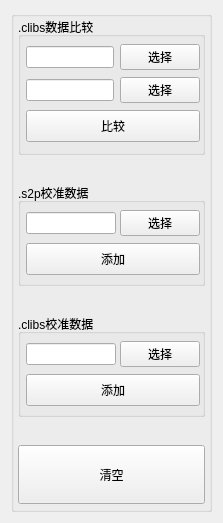
<?xml version="1.0" encoding="UTF-8"?>
<ui version="4.0">
 <class>CalDifferControlPane</class>
 <widget class="QWidget" name="CalDifferControlPane">
  <property name="geometry">
   <rect>
    <x>0</x>
    <y>0</y>
    <width>223</width>
    <height>523</height>
   </rect>
  </property>
  <property name="windowTitle">
   <string>Form</string>
  </property>
  <property name="styleSheet">
   <string notr="true">font: 12pt &quot;楷体&quot;;</string>
  </property>
  <layout class="QGridLayout" name="gridLayout_3">
   <item row="0" column="0">
    <widget class="QGroupBox" name="groupBox">
     <property name="title">
      <string/>
     </property>
     <layout class="QVBoxLayout" name="verticalLayout" stretch="4,3,3,1">
      <property name="spacing">
       <number>28</number>
      </property>
      <property name="leftMargin">
       <number>4</number>
      </property>
      <property name="topMargin">
       <number>0</number>
      </property>
      <property name="rightMargin">
       <number>4</number>
      </property>
      <property name="bottomMargin">
       <number>5</number>
      </property>
      <item>
       <widget class="QGroupBox" name="groupBox_2">
        <property name="title">
         <string>.clibs数据比较</string>
        </property>
        <layout class="QGridLayout" name="gridLayout">
         <property name="leftMargin">
          <number>5</number>
         </property>
         <property name="topMargin">
          <number>0</number>
         </property>
         <property name="rightMargin">
          <number>2</number>
         </property>
         <property name="bottomMargin">
          <number>0</number>
         </property>
         <property name="verticalSpacing">
          <number>0</number>
         </property>
         <item row="2" column="0" colspan="2">
          <widget class="QPushButton" name="pushButton_cpmpare">
           <property name="minimumSize">
            <size>
             <width>0</width>
             <height>32</height>
            </size>
           </property>
           <property name="text">
            <string>比较</string>
           </property>
          </widget>
         </item>
         <item row="1" column="1">
          <widget class="QPushButton" name="pushButton_file2">
           <property name="text">
            <string>选择</string>
           </property>
          </widget>
         </item>
         <item row="1" column="0">
          <widget class="QLineEdit" name="lineEdit_fille_2">
           <property name="readOnly">
            <bool>true</bool>
           </property>
          </widget>
         </item>
         <item row="0" column="1">
          <widget class="QPushButton" name="pushButton_file1">
           <property name="text">
            <string>选择</string>
           </property>
          </widget>
         </item>
         <item row="0" column="0">
          <widget class="QLineEdit" name="lineEdit_file_1">
           <property name="readOnly">
            <bool>true</bool>
           </property>
          </widget>
         </item>
        </layout>
       </widget>
      </item>
      <item>
       <widget class="QGroupBox" name="groupBox_4">
        <property name="title">
         <string>.s2p校准数据</string>
        </property>
        <layout class="QGridLayout" name="gridLayout_4">
         <property name="leftMargin">
          <number>5</number>
         </property>
         <property name="topMargin">
          <number>0</number>
         </property>
         <property name="rightMargin">
          <number>2</number>
         </property>
         <property name="bottomMargin">
          <number>0</number>
         </property>
         <property name="horizontalSpacing">
          <number>4</number>
         </property>
         <property name="verticalSpacing">
          <number>0</number>
         </property>
         <item row="0" column="0">
          <widget class="QLineEdit" name="lineEdit_path_s2p">
           <property name="readOnly">
            <bool>true</bool>
           </property>
          </widget>
         </item>
         <item row="1" column="0" colspan="2">
          <widget class="QPushButton" name="pushButton_add_s2p">
           <property name="minimumSize">
            <size>
             <width>0</width>
             <height>32</height>
            </size>
           </property>
           <property name="text">
            <string>添加</string>
           </property>
          </widget>
         </item>
         <item row="0" column="1">
          <widget class="QPushButton" name="pushButton_file3_S2P">
           <property name="text">
            <string>选择</string>
           </property>
          </widget>
         </item>
        </layout>
       </widget>
      </item>
      <item>
       <widget class="QGroupBox" name="groupBox_3">
        <property name="title">
         <string>.clibs校准数据</string>
        </property>
        <layout class="QGridLayout" name="gridLayout_2">
         <property name="leftMargin">
          <number>5</number>
         </property>
         <property name="topMargin">
          <number>0</number>
         </property>
         <property name="rightMargin">
          <number>2</number>
         </property>
         <property name="bottomMargin">
          <number>0</number>
         </property>
         <property name="horizontalSpacing">
          <number>4</number>
         </property>
         <property name="verticalSpacing">
          <number>0</number>
         </property>
         <item row="0" column="1">
          <widget class="QPushButton" name="pushButton_file3">
           <property name="text">
            <string>选择</string>
           </property>
          </widget>
         </item>
         <item row="0" column="0">
          <widget class="QLineEdit" name="lineEdit">
           <property name="readOnly">
            <bool>true</bool>
           </property>
          </widget>
         </item>
         <item row="1" column="0" colspan="2">
          <widget class="QPushButton" name="pushButton">
           <property name="minimumSize">
            <size>
             <width>0</width>
             <height>32</height>
            </size>
           </property>
           <property name="text">
            <string>添加</string>
           </property>
          </widget>
         </item>
        </layout>
       </widget>
      </item>
      <item>
       <widget class="QPushButton" name="pushButton_clear">
        <property name="minimumSize">
         <size>
          <width>0</width>
          <height>59</height>
         </size>
        </property>
        <property name="text">
         <string>清空</string>
        </property>
       </widget>
      </item>
     </layout>
    </widget>
   </item>
  </layout>
 </widget>
 <resources/>
 <connections/>
</ui>
